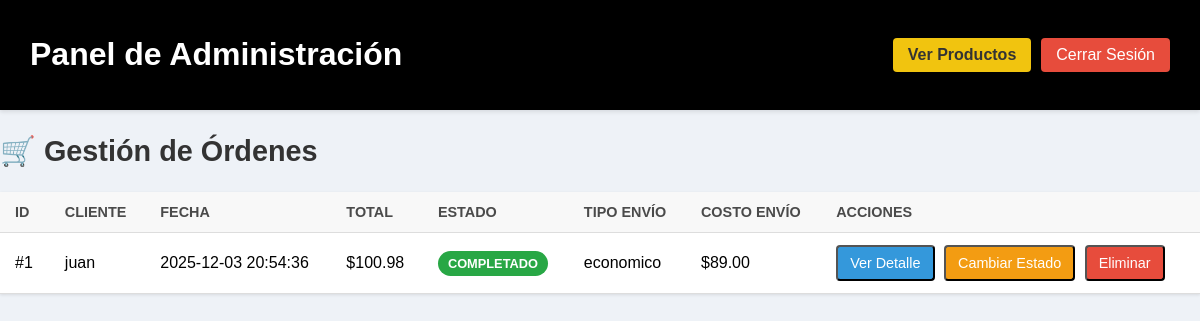
The app's page /admin_pages/pedidos/pedidos.php (signed in) with its own data.
### tables this page shows
CREATE TABLE `pedidos` (
  `id` int(20) unsigned NOT NULL AUTO_INCREMENT,
  `nombre` varchar(50) NOT NULL,
  `total` decimal(20,6) NOT NULL,
  `costo_envio` decimal(10,2) NOT NULL DEFAULT 0.00,
  `tipo_envio` varchar(20) NOT NULL DEFAULT 'normal',
  `productos` varchar(200) NOT NULL,
  `ubicacion` varchar(100) NOT NULL,
  `correo` varchar(50) NOT NULL,
  `telefono` varchar(50) NOT NULL,
  `metodo_de_pago` varchar(50) NOT NULL,
  `estado` enum('pendiente','enviado','cancelado','completado') NOT NULL DEFAULT 'pendiente',
  `fecha` datetime NOT NULL DEFAULT current_timestamp(),
  `created_at` timestamp NULL DEFAULT current_timestamp(),
  `updated_at` timestamp NULL DEFAULT current_timestamp(),
  `transaction_id` varchar(150) DEFAULT NULL,
  `payment_gateway` varchar(20) DEFAULT NULL,
  PRIMARY KEY (`id`)
);

### modelos/modelo_pedidos.php (called while the page is built, shortened)
<?php
function obtener_datos_pedidos() {
    try {
        $conexion = Database::getInstance(DB_CONFIG)->getConnection();
        $stmt = $conexion->query("
            SELECT id, nombre, total, productos, ubicacion, correo, telefono, metodo_de_pago,
                   estado, created_at, tipo_envio, costo_envio
            FROM pedidos
            ORDER BY created_at DESC
            LIMIT 50
        ");
        return $stmt->fetchAll(PDO::FETCH_ASSOC);
    } catch (PDOException $e) {
        throw new PDOException($e->getMessage(), (int)$e->getCode());
    }
}

### admin_pages/pedidos/pedidos.php (the view, shortened to what this page needs)
<?php
require_once "../../modelos/modelo_pedidos.php";
$pedidos = obtener_datos_pedidos();
?>
<!DOCTYPE html>
<html lang="es">
<head>
    <link rel="stylesheet" href="pedidos_styles.css">
</head>
<body>
    <header class="header">
        <h1>Panel de Administración</h1>
        <div class="header-actions">
            <a href="../dashboard/dashboard.php" class="btn-header">Ver Productos</a>
            <a href="logout.php" class="btn-logout">Cerrar Sesión</a>
        </div>
    </header>
<h2>🛒 Gestión de Órdenes</h2>
<table class="productos-table">
    <thead>
        <tr>
            <th>ID</th>
            <th>Cliente</th>
            <th>Fecha</th>
            <th>Total</th>
            <th>Estado</th>
            <th>Tipo envío</th>
            <th>Costo envío</th>
            <th>Acciones</th>
        </tr>
    </thead>
    <tbody>
    <?php foreach ($pedidos as $p): ?>
        <tr id="row-<?= $p['id'] ?>">
            <td>#<?= $p["id"] ?></td>
            <td><?= htmlspecialchars($p["nombre"]) ?></td>
            <td><?= $p["created_at"] ?></td>
            <td>$<?= number_format($p["total"], 2) ?></td>
            <td>
                <span id="estado-<?= $p['id'] ?>"
                      class="status-badge <?= $p["estado"] == "pendiente" ? "status-pending" : "status-completed" ?>">
                    <?= ucfirst($p["estado"]) ?>
                </span>
            </td>
            <td><?= $p["tipo_envio"] ?></td>
            <td>$<?= number_format($p["costo_envio"], 2) ?></td>
            <td class="crud-actions">
                <button class="btn btn-read" onclick="abrirModal(<?= $p['id'] ?>)">Ver Detalle</button>
                <button class="btn btn-update" onclick="cambiarEstado(<?= $p['id'] ?>)">Cambiar Estado</button>
                <button class="btn btn-delete" onclick="eliminarPedido(<?= $p['id'] ?>)">Eliminar</button>
            </td>
        </tr>
    <?php endforeach; ?>
    </tbody>
</table>
</body>
</html>

### admin_pages/pedidos/pedidos_styles.css (style rules this page uses)
body { font-family: Arial;; background-color: #eef2f7; margin: 0; padding: 0; }
.header { background-color: black; color: white; padding: 15px 30px; display: flex; justify-content: space-between; align-items: center; box-shadow: 0 2px 4px rgba(0, 0, 0, 0.1); }
.header-actions { display: flex; gap: 10px; }
.btn-header { background-color: #f1c40f; color: #333; padding: 8px 15px; text-decoration: none; border-radius: 4px; font-weight: bold; transition: background-color 0.2s ease; }
h2 { color: #333; font-size: 1.8em; }
.productos-table { width: 100%; border-collapse: collapse; background-color: white; box-shadow: 0 1px 3px rgba(0, 0, 0, 0.1); }
.productos-table th, .productos-table td { padding: 12px 15px; text-align: left; border-bottom: 1px solid #ddd; }
.productos-table th { background-color: #f8f8f8; color: #4a4a4a; font-weight: 600; text-transform: uppercase; font-size: 0.9em; }
.btn { text-decoration: none; padding: 8px 12px; border-radius: 4px; font-size: 0.9em; transition: background-color 0.2s ease; margin-right: 5px; display: inline-block; }
.btn-logout { background-color: #e74c3c; color: white; padding: 8px 15px; text-decoration: none; border-radius: 4px; }
.crud-actions { min-width: 180px; }
.btn-read { background-color: #3498db; color: white; }
.btn-update { background-color: #f39c12; color: white; }
.btn-delete { background-color: #e74c3c; color: white; }
.status-badge { padding: 5px 10px; border-radius: 20px; font-size: 0.8em; font-weight: bold; text-transform: uppercase; color: white; }
.status-completed { background-color: #28a745; }

### records on screen
pedidos: id "1", nombre "juan", created_at "2025-12-03 20:54:36", total "100.98", estado "COMPLETADO", tipo_envio "economico", costo_envio "89.00"
